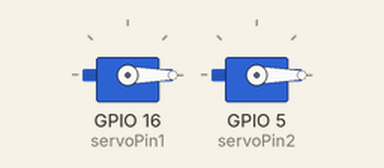
Recording of a sketch running on a simulated ESP8266 (NodeMCU). Shown: 2 × servo.

Above: at 0.0 s.
At 12.18 s:
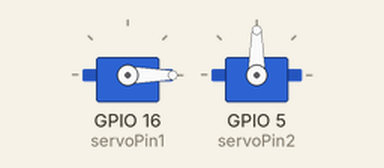
At 24.4 s:
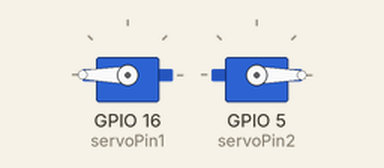
At 35.2 s:
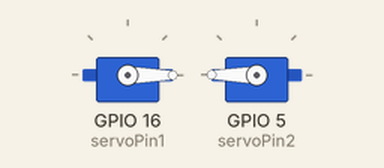
Timing chart, 0 to 36.7 s (numbered marks = the images above):
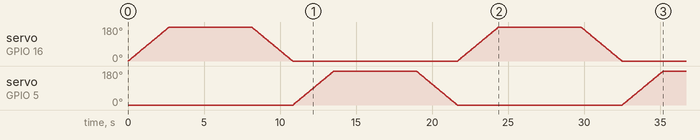

The sketch:

test_servo.ino
```cpp
#include <ESP8266WiFi.h>
#include <Servo.h>

// Servo motor pins
int servoPin1 = 16; // Connect servo motor 1 to this pin
int servoPin2 = 5;  // Connect servo motor 2 to this pin

Servo servo1;
Servo servo2;

void setup() {
  // Initialize servo motors
  servo1.attach(servoPin1);
  servo2.attach(servoPin2);

  // Set initial positions
  servo1.write(0);
  servo2.write(0);
}

void loop() {
  // Sweep servo motor 1 from 0 to 180 degrees
  for (int pos = 0; pos <= 360; pos++) {
    servo1.write(pos);
    delay(15);
  }

  // Sweep servo motor 1 from 180 to 0 degrees
  for (int pos = 360; pos >= 0; pos--) {
    servo1.write(pos);
    delay(15);
  }

  // Sweep servo motor 2 from 0 to 180 degrees
  for (int pos = 0; pos <= 360; pos++) {
    servo2.write(pos);
    delay(15);
  }

  // Sweep servo motor 2 from 180 to 0 degrees
  for (int pos = 360; pos >= 0; pos--) {
    servo2.write(pos);
    delay(15);
  }
}
```
